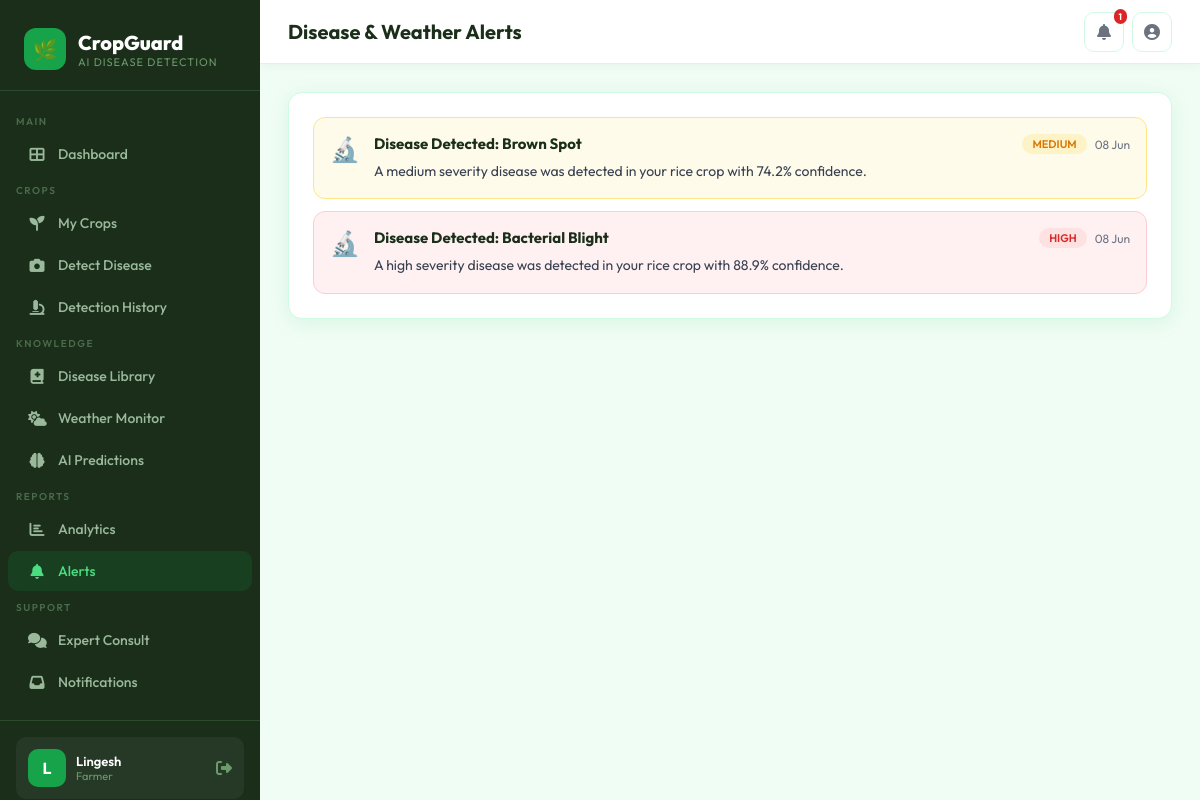
Page /alerts (signed in) on the committed database.
### tables this page shows
CREATE TABLE alerts (
        id INTEGER PRIMARY KEY AUTOINCREMENT,
        user_id INTEGER,
        alert_type TEXT,
        title TEXT,
        message TEXT,
        severity TEXT,
        is_read INTEGER DEFAULT 0,
        created_at TEXT DEFAULT (datetime('now'))
    );

### app.py (the view)
@app.route('/alerts')
@login_required
def alerts():
    db = get_db()
    all_alerts = db.execute("SELECT * FROM alerts WHERE user_id=? ORDER BY created_at DESC",
                             (session['user_id'],)).fetchall()
    db.execute("UPDATE alerts SET is_read=1 WHERE user_id=?", (session['user_id'],))
    db.commit(); db.close()
    return render_template('alerts.html', alerts=all_alerts)

### app.py (called while the page is built)
def format_datetime(value, fmt='%d %b %Y, %H:%M'):
    if not value:
        return '—'
    if isinstance(value, str):
        for pattern in ('%Y-%m-%d %H:%M:%S', '%Y-%m-%d %H:%M:%S.%f', '%Y-%m-%dT%H:%M:%S', '%Y-%m-%d'):
            try:
                return datetime.strptime(value[:len(pattern)+2], pattern).strftime(fmt)
            except ValueError:
                try:
                    return datetime.strptime(value[:19], pattern).strftime(fmt)
                except:
                    continue
        return value
    if hasattr(value, 'strftime'):
        return value.strftime(fmt)
    return str(value)

def format_short(value):
    return format_datetime(value, '%d %b')

def get_db():
    db = sqlite3.connect(app.config['DATABASE'])
    db.row_factory = sqlite3.Row
    return db

def login_required(f):
    @wraps(f)
    def decorated(*args, **kwargs):
        if 'user_id' not in session:
            return redirect(url_for('login'))
        return f(*args, **kwargs)
    return decorated

### templates/alerts.html (shortened to what this page needs)
{% extends "base.html" %}
{% block page_title %}Disease & Weather Alerts{% endblock %}
{% block content %}
<div class="card">
  {% if alerts %}
  <div style="display:flex;flex-direction:column;gap:12px;">
    {% for alert in alerts %}
    <div style="display:flex;gap:14px;padding:16px;border-radius:12px;border:1px solid {% if alert.severity=='high' %}#fecdd3{% elif alert.severity=='medium' %}#fde68a{% else %}#bbf7d0{% endif %};background:{% if alert.severity=='high' %}#fff1f2{% elif alert.severity=='medium' %}#fffbeb{% else %}#f0fdf4{% endif %};">
      <div style="font-size:24px;">
        {% if alert.alert_type == 'disease' %}🔬{% elif alert.alert_type == 'weather' %}🌩{% else %}⏰{% endif %}
      </div>
      <div style="flex:1;">
        <div style="display:flex;justify-content:space-between;align-items:flex-start;flex-wrap:wrap;gap:8px;">
          <div style="font-size:15px;font-weight:700;">{{ alert.title }}</div>
          <div style="display:flex;gap:8px;align-items:center;">
            <span class="badge-pill badge-{{ alert.severity }}">{{ alert.severity|upper }}</span>
            <span style="font-size:12px;color:#6b7280;">{{ alert.created_at|fshort }}</span>
          </div>
        </div>
        <p style="font-size:14px;color:#374151;margin-top:6px;line-height:1.6;">{{ alert.message }}</p>
      </div>
    </div>
    {% endfor %}
  </div>
  {% else %}
  <div class="empty-state">
    <i class="fas fa-bell"></i>
    <h3>No Alerts</h3>
    <p>You're all clear! No disease or weather alerts at the moment.</p>
  </div>
  {% endif %}
</div>
{% endblock %}

### templates/base.html (style rules this page uses)
:root { --primary: #16a34a; --primary-dark: #15803d; --primary-light: #bbf7d0; --accent: #f59e0b; --danger: #dc2626; --warning: #f59e0b; --info: #3b82f6; --bg: #f0fdf4; --surface: #ffffff; --border: #d1fae5; --text: #1a2e1a; --text-muted: #6b7280; --sidebar-w: 260px; --radius: 14px; --shadow: 0 4px 20px rgba(22,163,74,0.10); }
* { margin: 0; padding: 0; box-sizing: border-box; }
body { font-family: 'Outfit', sans-serif; background: var(--bg); color: var(--text); min-height: 100vh; }
.card { background: white; border-radius: var(--radius); padding: 24px; box-shadow: var(--shadow); border: 1px solid var(--border); }
.badge-pill { display: inline-flex; align-items: center; gap: 4px; padding: 3px 10px; border-radius: 20px; font-size: 11px; font-weight: 600; }
.badge-high { background: #fee2e2; color: #dc2626; }
.badge-medium { background: #fef3c7; color: #d97706; }

### rows in the picture
alerts: title "Disease Detected: Brown Spot", severity "MEDIUM", created_at|fshort "08 Jun", message "A medium severity disease was detected in your rice crop with 74.2% confidence."
alerts: title "Disease Detected: Bacterial Blight", severity "HIGH", created_at|fshort "08 Jun", message "A high severity disease was detected in your rice crop with 88.9% confidence."

### other values in the picture
{{ session.get('full_name', 'U')[0].upper() }} "L"
{{ session.get('full_name', session.get('username')) }} "Lingesh"
{{ session.get('role', 'farmer') }} "Farmer"
